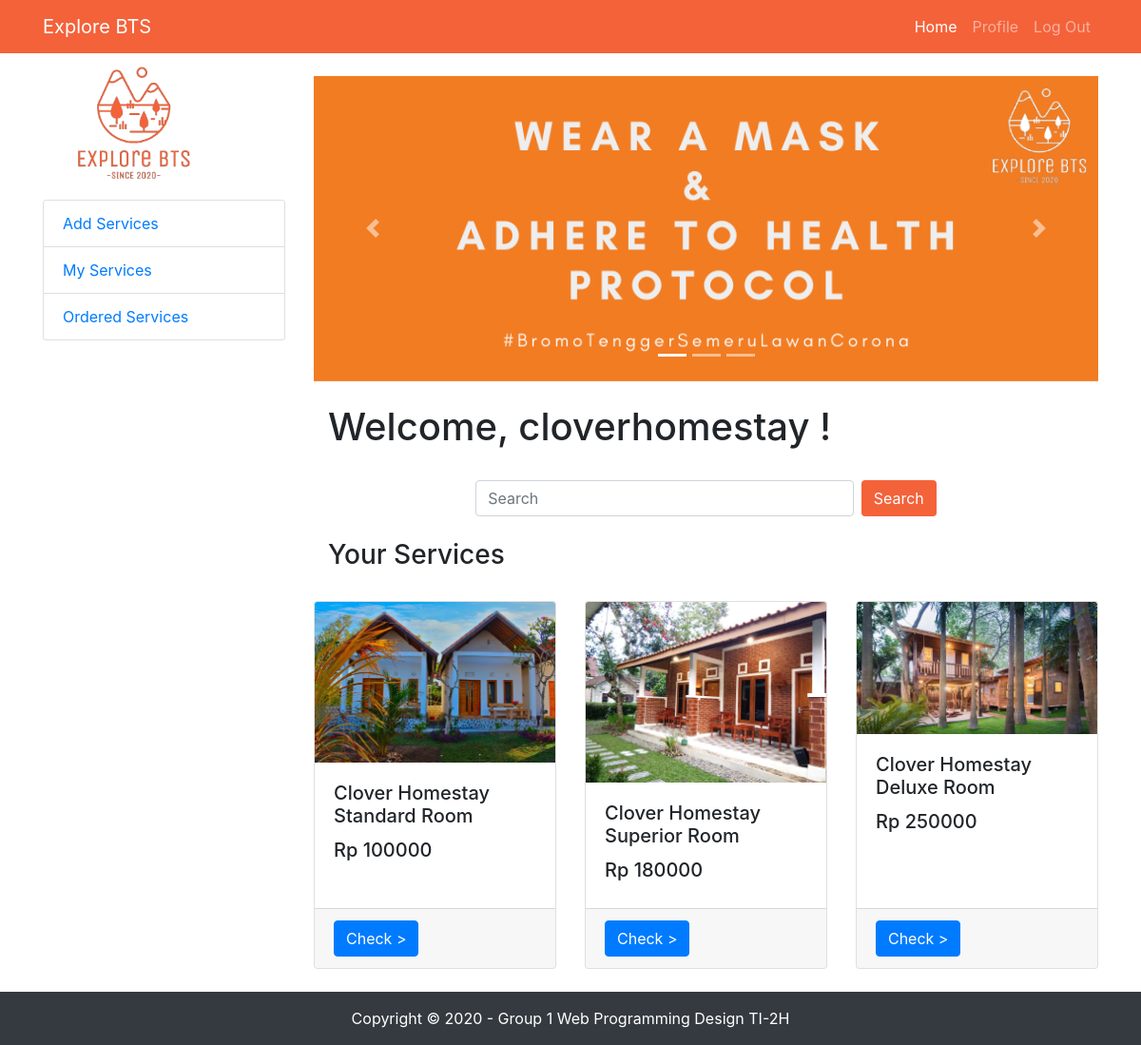
Page /homeVendor.php (signed in) on the committed database.
### tables this page shows
CREATE TABLE `products` (
  `product_id` int(11) NOT NULL,
  `product_name` varchar(100) NOT NULL,
  `product_pict` varchar(255) DEFAULT 'no-picture.png',
  `category_code` char(4) NOT NULL,
  `unit_price` int(11) NOT NULL,
  `product_stock` int(11) NOT NULL,
  `vendor_id` int(11) NOT NULL,
  `product_desc` varchar(255) NOT NULL
);

### homeVendor.php (the view, shortened to what this page needs)
<!DOCTYPE html>
<html lang="en">
<head>
  <link href="vendor/bootstrap/css/bootstrap.min.css" rel="stylesheet">
  <link href="vendor/bootstrap/css/bootstrap.min.css" rel="stylesheet">
  <link href="css/shop-homepage.css" rel="stylesheet">
</head>
<body>
    <?php session_start();
  include 'components/navbarVendor.php';
  ?>
  <div class="container">
    <div class="row">
      <div class="col-lg-3">
      <?php
        include 'components/sideMenuVendor.php';
      ?>
      </div>
      <div class="col-lg-9">
        <div id="myCarousel" class="carousel slide my-4" data-ride="carousel">
          <ol class="carousel-indicators">
            <li data-target="#myCarousel" data-slide-to="0" class="active"></li>
            <li data-target="#myCarousel" data-slide-to="1"></li>
            <li data-target="#myCarousel" data-slide-to="2"></li>
          </ol>
          <div class="carousel-inner" role="listbox">
            <div class="carousel-item active">
              <img class="d-block img-fluid" src="assets/slider-jumbotron-1.png" alt="First slide">
            </div>
          </div>
          <a class="carousel-control-prev" href="#myCarousel" role="button" data-slide="prev">
            <span class="carousel-control-prev-icon" aria-hidden="true"></span>
          </a>
          <a class="carousel-control-next" href="#myCarousel" role="button" data-slide="next">
            <span class="carousel-control-next-icon" aria-hidden="true"></span>
          </a>
        </div>
        <div class="container">
        <?php
        $username = $_SESSION['username'];
        if($_SESSION['login']){ ?>
            <h1>Welcome, <?php echo $username; ?> !</h1>
            <?php } ?>
            <form action="search.php" method="GET" class="form-inline justify-content-center pt-4">
              <input class="form-control mr-sm-2 w-50" type="search" placeholder="Search" name="keyword">
            <button class="btn my-2 my-sm-0 search-button" type="submit" style="background-color:#f4623a; color:white">Search</button>
            </form>
            <br><h3>Your Services</h3> <br>
        </div>
        <div class="row">
        <?php
                include "connection.php";
                $vendor_id = $_SESSION['user_id'];
                $query = "SELECT * FROM products WHERE vendor_id = $vendor_id";
                $result = mysqli_query($connect, $query);
                if(mysqli_num_rows($result) > 0){
                while($row = mysqli_fetch_assoc($result)){
            ?>
                <div class="col-lg-4 col-md-6 mb-4">
                    <div class="card h-100">
                        <img class="card-img-top" src="uploads/product_pict/<?php echo $row['product_pict'];?>" alt="">
                        <div class="card-body">
                        <h5 class="card-title"><?php echo $row['product_name'];?></h5>
                        <h5>Rp <?php echo $row['unit_price'];?></h5>
                        </div>
                        <div class="card-footer">
                            <button type="button" class="btn btn-primary" data-toggle="modal" data-target="#modal<?php echo $row['product_id']; ?>">Check > </button>
                        </div>
                    </div>
                </div>
            <?php
                        }
                    } else{
                        echo "0 result";
                    }
                ?>
            </div>
      </div>
    </div>
  </div>
  <footer class="py-3 bg-dark">
    <div class="container">
      <p class="m-0 text-center text-white">Copyright &copy;  2020 - Group 1 Web Programming Design TI-2H</p>
    </div>
  </footer>
</body>
</html>

### css/shop-homepage.css (style rules this page uses)
body { padding-top: 56px; }

### rows in the picture
products: product_pict (picture), product_name "Clover Homestay Standard Room", unit_price "100000"
products: product_pict (picture), product_name "Clover Homestay Superior Room", unit_price "180000"
products: product_pict (picture), product_name "Clover Homestay Deluxe Room", unit_price "250000"

### other values in the picture
$username "cloverhomestay"
